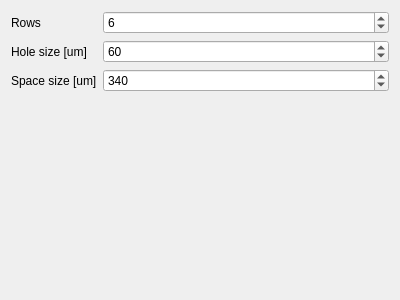
<?xml version="1.0" encoding="UTF-8"?>
<ui version="4.0">
 <class>HolesPage</class>
 <widget class="QWidget" name="HolesPage">
  <property name="geometry">
   <rect>
    <x>0</x>
    <y>0</y>
    <width>400</width>
    <height>300</height>
   </rect>
  </property>
  <property name="windowTitle">
   <string>Form</string>
  </property>
  <layout class="QFormLayout" name="formLayout">
   <item row="0" column="0">
    <widget class="QLabel" name="label_17">
     <property name="text">
      <string>Rows</string>
     </property>
    </widget>
   </item>
   <item row="0" column="1">
    <widget class="QSpinBox" name="rows">
     <property name="minimum">
      <number>1</number>
     </property>
     <property name="maximum">
      <number>50</number>
     </property>
     <property name="value">
      <number>6</number>
     </property>
    </widget>
   </item>
   <item row="1" column="0">
    <widget class="QLabel" name="label_18">
     <property name="text">
      <string>Hole size [um]</string>
     </property>
    </widget>
   </item>
   <item row="1" column="1">
    <widget class="QSpinBox" name="hole_size">
     <property name="minimum">
      <number>10</number>
     </property>
     <property name="maximum">
      <number>500</number>
     </property>
     <property name="value">
      <number>60</number>
     </property>
    </widget>
   </item>
   <item row="2" column="0">
    <widget class="QLabel" name="label_19">
     <property name="text">
      <string>Space size [um]</string>
     </property>
    </widget>
   </item>
   <item row="2" column="1">
    <widget class="QSpinBox" name="space_size">
     <property name="minimum">
      <number>10</number>
     </property>
     <property name="maximum">
      <number>1000</number>
     </property>
     <property name="value">
      <number>340</number>
     </property>
    </widget>
   </item>
  </layout>
 </widget>
 <resources/>
 <connections/>
</ui>
